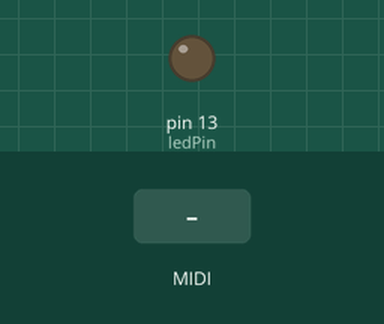
Simulated run of this sketch. Board: Arduino Uno, built with avr-gcc and run on an emulated ATmega328P. Shown: output pins drawn as LEDs (lit = HIGH). The test bench sets the inputs (shaded band). MIDI output is not drawn.

Above: at 1.2 s.
1.3 s: MIDI note 36 received
At 2.1 s:
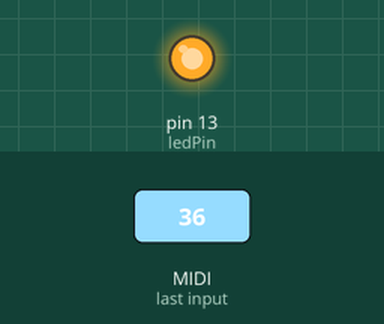
4.3 s: MIDI note 48 received
At 7.1 s:
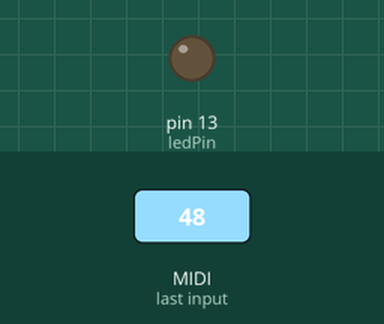
7.3 s: MIDI note 60 received
At 8.1 s:
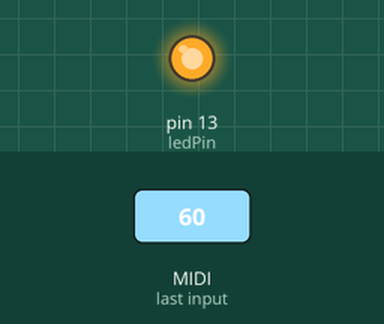
Timing chart, 0 to 10.8 s (numbered marks = the images above; inputs shaded):
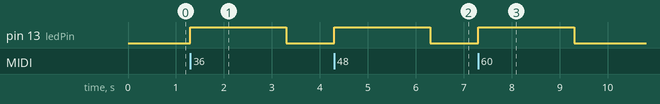

The sketch:

led.ino
```cpp
#include <MIDI.h>

// Simple tutorial on how to receive and send MIDI messages.
// Here, when receiving any message on channel 4, the Arduino
// will blink a led and play back a note for 1 second.

MIDI_CREATE_DEFAULT_INSTANCE();

static const unsigned ledPin = 13;      // LED pin on Arduino Uno

void setup()
{
    pinMode(ledPin, OUTPUT);
    MIDI.begin(4);                      // Launch MIDI and listen to channel 4
}

void loop()
{
    if (MIDI.read())                    // If we have received a message
    {
        digitalWrite(ledPin, HIGH);
        MIDI.sendNoteOn(42, 127, 1);    // Send a Note (pitch 42, velo 127 on channel 1)
        delay(1000);		            // Wait for a second
        MIDI.sendNoteOff(42, 0, 1);     // Stop the note
        digitalWrite(ledPin, LOW);
    }
}
```

Measured:
- after the input at 1.3 s, pin 13 (ledPin): LOW → HIGH at once, → LOW 2.0 s later
- after the input at 4.3 s, pin 13 (ledPin): LOW → HIGH at once, → LOW 2.0 s later
- after the input at 7.3 s, pin 13 (ledPin): LOW → HIGH at once, → LOW 2.0 s later
